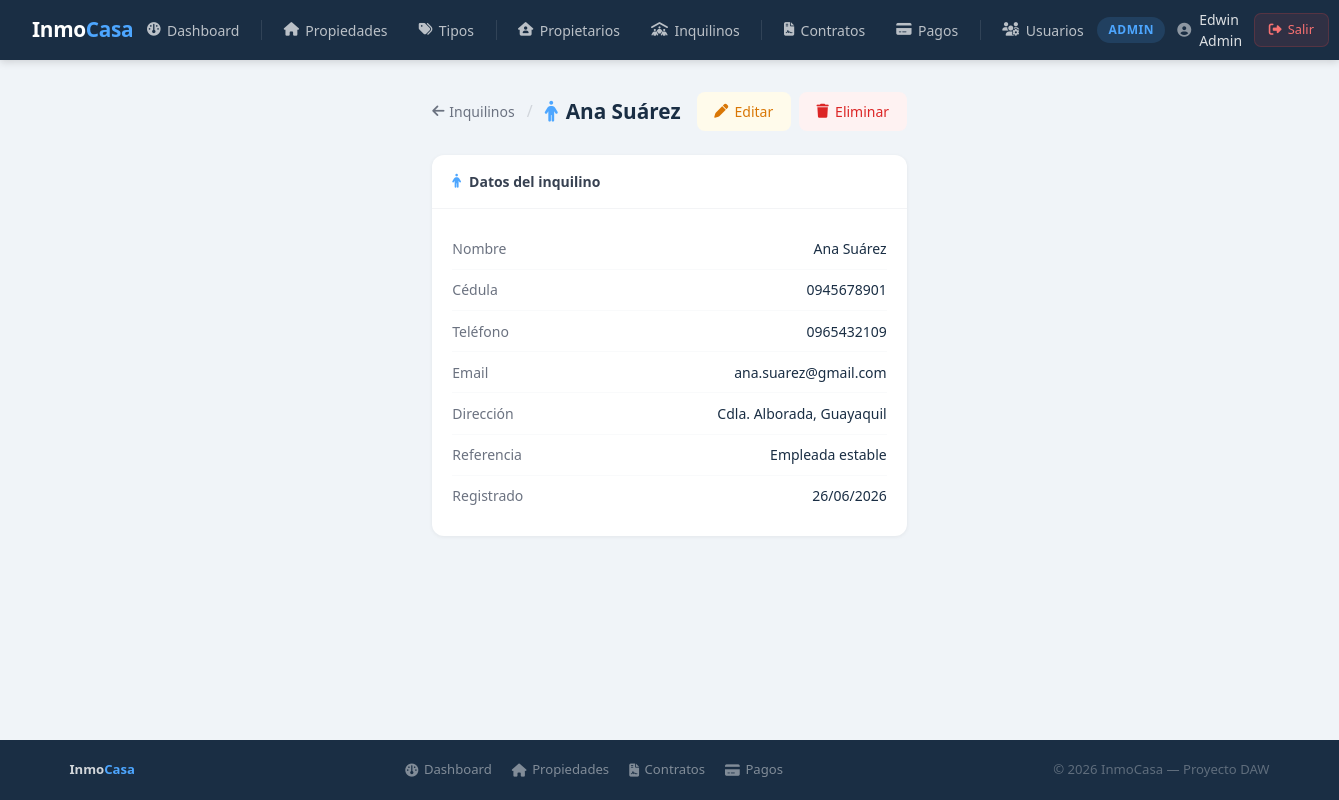
The page /index.php?action=inquilino_detalle&id=1 (signed in) on the database its author committed.
### tables this page shows
CREATE TABLE IF NOT EXISTS inquilinos (
    id INT AUTO_INCREMENT PRIMARY KEY,
    nombre VARCHAR(100) NOT NULL,
    cedula VARCHAR(13) NOT NULL UNIQUE,
    telefono VARCHAR(15),
    email VARCHAR(100) NOT NULL UNIQUE,
    direccion VARCHAR(200),
    referencia VARCHAR(200),
    created_at TIMESTAMP DEFAULT CURRENT_TIMESTAMP
);

### app/controllers/InquilinoController.php (called while the page is built, shortened)
<?php
include_once __DIR__ . '/../models/Inquilino.php';
class InquilinoController {
    private $modelo;
    public function __construct() {
        $this->modelo = new Inquilino();
    }
    public function detalle($id) {
        $inquilino = $this->modelo->obtenerPorId($id);
        include_once __DIR__ . '/../views/inquilinos/detalle.php';
    }
}
?>

### config/database.example.php (called while the page is built, shortened)
<?php
class Database{
    private static $conn = null;
    public static function getConexion(){
        if( self::$conn === null){
            try{
                $dsn = 'mysql:host='.DB_HOST .
                ';port='. DB_PORT .
                ';dbname='.DB_NAME .
                ';charset=utf8';
                self::$conn = new PDO($dsn , DB_USER,DB_PASS ,[
                    PDO::ATTR_ERRMODE => PDO::ERRMODE_EXCEPTION,
                    PDO::ATTR_DEFAULT_FETCH_MODE => PDO::FETCH_ASSOC,
                    PDO::ATTR_EMULATE_PREPARES => false,
                ]);
            }catch(PDOException $e){
                die("Error de conexion: ". $e->getMessage());
            }
        }
        return self::$conn;
    }
}
?>

### app/models/Inquilino.php (called while the page is built, shortened)
<?php
class Inquilino {
    private $conn;
    public function __construct() {
        $this->conn = Database::getConexion();
    }
    public function obtenerPorId($id) {
        try {
            $sql = "SELECT * FROM inquilinos WHERE id = ?";
            $stmt = $this->conn->prepare($sql);
            $stmt->execute([$id]);
            return $stmt->fetch();
        } catch (PDOException $e) {
            return ["exito" => false, "mensaje" => "Error al obtener inquilino: " . $e->getMessage()];
        }
    }
}
?>

### app/views/inquilinos/detalle.php (the view, shortened to what this page needs)
<?php include_once __DIR__ . '/../layouts/header.php'; ?>
<?php
$inquilino = $inquilino ?? [];
$rol = $_SESSION['rol'];
?>
<div class="page-header">
    <div class="breadcrumb">
        <a href="<?= BASE_URL ?>?action=inquilinos">
            <i class="fa-solid fa-arrow-left"></i> Inquilinos
        </a>
        <span class="separator">/</span>
        <div class="page-title">
            <i class="fa-solid fa-person"></i>
            <?= htmlspecialchars($inquilino['nombre'] ?? '') ?>
        </div>
    </div>
    <?php if ($rol === 'Admin'): ?>
        <div class="acciones">
            <a href="<?= BASE_URL ?>?action=inquilino_editar&id=<?= $inquilino['id'] ?>"
               class="btn btn-warning">
                <i class="fa-solid fa-pen"></i> Editar
            </a>
            <a href="<?= BASE_URL ?>?action=inquilino_eliminar&id=<?= $inquilino['id'] ?>"
               class="btn btn-danger"
               onclick="return confirm('¿Eliminar este inquilino?')">
                <i class="fa-solid fa-trash"></i> Eliminar
            </a>
        </div>
    <?php endif; ?>
</div>
<div class="detail-card">
    <div class="card-header">
        <i class="fa-solid fa-person"></i> Datos del inquilino
    </div>
    <div class="card-body">
        <div class="field-row">
            <span class="field-label">Nombre</span>
            <span class="field-value"><?= htmlspecialchars($inquilino['nombre'] ?? '') ?></span>
        </div>
        <div class="field-row">
            <span class="field-label">Cédula</span>
            <span class="field-value"><?= htmlspecialchars($inquilino['cedula'] ?? '') ?></span>
        </div>
        <div class="field-row">
            <span class="field-label">Teléfono</span>
            <span class="field-value"><?= htmlspecialchars($inquilino['telefono'] ?? '—') ?></span>
        </div>
        <div class="field-row">
            <span class="field-label">Email</span>
            <span class="field-value"><?= htmlspecialchars($inquilino['email'] ?? '') ?></span>
        </div>
        <div class="field-row">
            <span class="field-label">Dirección</span>
            <span class="field-value"><?= htmlspecialchars($inquilino['direccion'] ?? '—') ?></span>
        </div>
        <div class="field-row">
            <span class="field-label">Referencia</span>
            <span class="field-value"><?= htmlspecialchars($inquilino['referencia'] ?? '—') ?></span>
        </div>
        <div class="field-row">
            <span class="field-label">Registrado</span>
            <span class="field-value"><?= isset($inquilino['created_at']) ? date('d/m/Y', strtotime($inquilino['created_at'])) : '—' ?></span>
        </div>
    </div>
</div>
<?php include_once __DIR__ . '/../layouts/footer.php'; ?>

### public/css/style.css (style rules this page uses)
*, *::before, *::after { margin: 0; padding: 0; box-sizing: border-box; }
html { font-size: 16px; }
body { font-family: 'Segoe UI', system-ui, -apple-system, sans-serif; background: #f0f4f8; color: #1a2e44; min-height: 100vh; line-height: 1.5; display: flex; flex-direction: column; }
a { color: #4da6ff; text-decoration: none; transition: color 0.2s; }
.btn { display: inline-flex; align-items: center; gap: 0.4rem; padding: 0.55rem 1.1rem; border-radius: 8px; font-size: 0.875rem; font-weight: 500; text-decoration: none; cursor: pointer; border: none; transition: all 0.2s; white-space: nowrap; }
.btn-warning { background: #fffbeb; color: #d97706; }
.btn-danger { background: #fef2f2; color: #dc2626; }
.card-header { padding: 1rem 1.25rem; border-bottom: 1px solid #f3f4f6; font-size: 0.875rem; font-weight: 600; color: #374151; display: flex; align-items: center; gap: 0.5rem; }
.card-header i { color: #4da6ff; }
.card-body { padding: 1.25rem; }
.acciones { display: flex; gap: 0.4rem; flex-wrap: wrap; }
.page-header { display: flex; align-items: center; justify-content: space-between; margin-bottom: 1.5rem; flex-wrap: wrap; gap: 1rem; }
.breadcrumb { display: flex; align-items: center; gap: 0.75rem; }
.breadcrumb a { color: #6b7280; font-size: 0.875rem; display: flex; align-items: center; gap: 0.3rem; }
.breadcrumb .separator { color: #d1d5db; }
.page-title { font-size: 1.3rem; font-weight: 600; color: #1a2e44; display: flex; align-items: center; gap: 0.5rem; }
.page-title i { color: #4da6ff; }

### app/views/layouts/header.php (style rules this page uses)
* { margin: 0; padding: 0; box-sizing: border-box; }
body { font-family: 'Segoe UI', sans-serif; background: #f0f4f8; min-height: 100vh; display: flex; flex-direction: column; }

### app/views/inquilinos/detalle.php (style rules this page uses)
.page-header { display: flex; align-items: center; justify-content: space-between; margin-bottom: 1.5rem; flex-wrap: wrap; gap: 1rem; }
.breadcrumb { display: flex; align-items: center; gap: 0.75rem; }
.breadcrumb a { color: #6b7280; text-decoration: none; font-size: 0.875rem; display: flex; align-items: center; gap: 0.3rem; }
.breadcrumb .separator { color: #d1d5db; }
.page-title { font-size: 1.3rem; font-weight: 600; color: #1a2e44; display: flex; align-items: center; gap: 0.5rem; }
.page-title i { color: #4da6ff; }
.btn { display: inline-flex; align-items: center; gap: 0.4rem; padding: 0.55rem 1.1rem; border-radius: 8px; font-size: 0.875rem; font-weight: 500; text-decoration: none; cursor: pointer; border: none; transition: all 0.2s; }
.btn-warning { background: #fffbeb; color: #d97706; }
.btn-danger { background: #fef2f2; color: #dc2626; }
.acciones { display: flex; gap: 0.5rem; }
.detail-card { background: #fff; border-radius: 12px; box-shadow: 0 1px 4px rgba(0,0,0,0.06); overflow: hidden; margin-bottom: 1.5rem; }
.card-header { padding: 1rem 1.25rem; border-bottom: 1px solid #f3f4f6; font-size: 0.875rem; font-weight: 600; color: #374151; display: flex; align-items: center; gap: 0.5rem; }
.card-header i { color: #4da6ff; }
.card-body { padding: 1.25rem; }
.field-row { display: flex; justify-content: space-between; align-items: center; padding: 0.6rem 0; border-bottom: 1px solid #f9fafb; font-size: 0.875rem; }
.field-row:last-child { border-bottom: none; }
.field-label { color: #6b7280; font-weight: 500; }
.field-value { color: #1a2e44; font-weight: 500; }

### rows shown on the page
inquilinos: nombre "Ana Suárez", cedula "0945678901", telefono "0965432109", email "ana.suarez@gmail.com", direccion "Cdla. Alborada, Guayaquil", referencia "Empleada estable", created_at "26/06/2026"

### other values the page prints
$rol "ADMIN"
$nombre "Edwin Admin"
